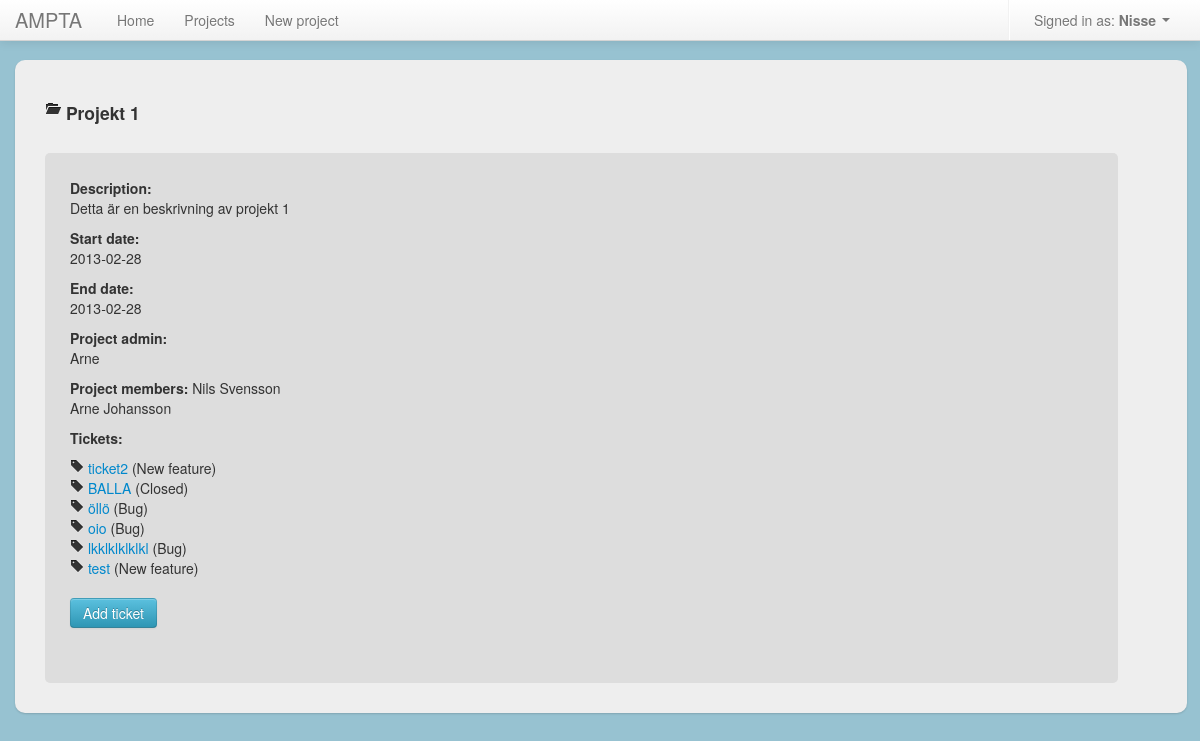
Page /projects/1/ (signed in) on the committed database.
### project_app/models.py (models this page shows, shortened)
class Project(models.Model):
	name = models.CharField(max_length = 50)
	description = models.TextField()
	start_date = models.DateField('Start date')
	end_date = models.DateField('End date')
	date_added = models.DateField()
	date_updated = models.DateField()
	added_by_user = models.ForeignKey(User)
	users = models.ManyToManyField(User, related_name='projects')
	def __unicode__(self):
		return self.name

class Ticket(models.Model):
	name = models.CharField(max_length = 50)
	description = models.TextField()
	start_date = models.DateField('date result published')
	end_date = models.DateField('date result published')
	date_added = models.DateField()
	date_updated = models.DateField()
	status = models.ForeignKey(Status, related_name="projects")
	project = models.ForeignKey(Project, related_name="projects")
	user = models.ForeignKey(User)
	def __unicode__(self):
		return self.name

class Status(models.Model):
	status_name = models.CharField(max_length = 50)
	def __unicode__(self):
		return self.status_name

### project_app/views.py (the view)
# urls.py: url(r'^projects/(?P<project_id>\d+)/$', 'project_app.views.show_project', name="show_project"),
@login_required
def show_project(request, project_id):
    project = get_object_or_404(Project, pk = project_id)
    tickets = Ticket.objects.filter(project_id = project_id)
    if request.user in project.users.all() or project.owned_by_user(request.user):
        return render(request, 'projects/show.html', {"project" : project, "tickets" : tickets})
    else:
        return render(request, 'projects/show.html', {"error_message": "You don't have permission to view the project"})

### project_app/templatetags/custom_filters.py (called while the page is built)
@register.filter(name='ownership')
def ownership(project, user):
	return project.added_by_user == user

### templates/projects/show.html (shortened to what this page needs)
{% extends 'shared/base.html' %}
{% load custom_filters %}
{% block content %}
	{% if error_message %}
    	<p>{{ error_message }}</p>
	{% else %}
		<h4><li><i class="icon-folder-open"></i> {{ project }}</li></h4>
		<div id="project_area">
			<p><strong>Description:<br/></strong>{{ project.description }}</p>
			<p><strong>Start date:<br/></strong>{{ project.start_date|date:"Y-m-d" }}</p>
			<p><strong>End date:<br/></strong>{{ project.end_date|date:"Y-m-d" }}</p>
			<p><strong>Project admin:<br/></strong>{{ project.added_by_user }}</p>
			<p><strong>Project members:</strong>
			{% for member in project.users.all %}
				{{ member.get_full_name }}<br />
			{% endfor %}
			</p>
			<p><strong>Tickets:</strong></p>
			{% for ticket in tickets %}
				<i class="icon-tag"></i>
				<a href="{% url show_ticket project.id ticket.id %}">{{ ticket }}</a> ({{ ticket.status }})
				<br/>
			{% endfor %}<br/>
			<p><a class="btn btn btn-info" href="{% url ticket_add project.id %}">Add ticket</a></p>
			<br/>
		</div>
	{% endif %}
{% endblock %}

### templates/shared/base.html (shortened to what this page needs)
<!doctype html>
<html>
  <head>
    {% block stylesheet %}
          <link rel="stylesheet" type="text/css" href="global.css" />
    {% endblock %}
    <link href="/static/css/bootstrap.css" rel="stylesheet">
    <link href="/static/css/global.css" rel="stylesheet">
    <link href="/static/css/ui/jquery-ui-1.10.1.custom.css" rel="stylesheet">
    <link href="/static/css/bootstrap-responsive.css" rel="stylesheet">
  </head>
  <body>
    <header class="navbar navbar-fixed-top">
      <nav class="navbar-inner">
        <div class="container">
          <div class="nav-collapse">
            <ul class="nav">
              <a class="brand">AMPTA</a>
              <li id="home" class="menu_option active"><a href="{% url home %}">Home</a></li>
              <li id="projects" class="menu_option"><a href="{% url project_list %}">Projects</a></li>
              <li id="new_project" class="menu_option"><a href="{% url project_add %}">New project</a></li>
            </ul>
            {% if user.is_authenticated %}
            <ul class="nav pull-right">
              <li class="divider-vertical"></li>
              <li class="dropdown">
                  <a class="dropdown-toggle" href="#" data-toggle="dropdown">Signed in as: <strong> {{ user }} </strong><strong class="caret"></strong></a>
              </li>
            </ul>
          </div>
          {% endif %}
        </div>
      </nav>
    </header>
    <div id="main" role="main">
      <div class="container">
        <div class="content">
              {% block content %}{% endblock %}
        </div>
      </div>
    </div>
  </body>
</html>

### src/css/global.css (style rules this page uses)
body { background-color: #97C2D1 !important; }
ul, li { list-style-type: none; }
.container > .content { width: 95%; float: left; min-height: 500px; background-color: #eee; padding: 30px; -webkit-border-radius: 10px 10px 10px 10px; -moz-border-radius: 10px 10px 10px 10px; border-radius: 10px 10px 10px 10px; -webkit-box-shadow: 0 1px 2px rgba(0,0,0,.15); -moz-box-shadow: 0 1px 2px rgba(0,0,0,.15); box-shadow: 0 1px 2px rgba(0,0,0,.15); }
#project_area { border-radius: 5px; background: #ddd; width: 92%; min-height: 390px; margin-top: 30px; padding: 25px 25px 25px 25px; position: relative; }

### templates/shared/base.html (style rules this page uses)
body { padding-top: 60px; padding-bottom: 40px; }

### rows in the picture
Project: name "Projekt 1", description "Detta är en beskrivning av projekt 1", start_date "2013-02-28", end_date "2013-02-28", added_by_user "Arne"
Ticket: name "ticket2", status "New feature"
Ticket: name "BALLA", status "Closed"
Ticket: name "öllö", status "Bug"
Ticket: name "oio", status "Bug"
Ticket: name "lkklklklklkl", status "Bug"
Ticket: name "test", status "New feature"

### other values in the picture
{{ user }} "Nisse"
{{ member.get_full_name }} "Nils Svensson"
{{ member.get_full_name }} "Arne Johansson"
